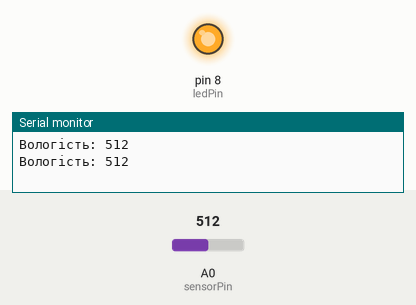
Recording of a sketch running on a simulated Arduino Uno, built with avr-gcc and run on an emulated ATmega328P. Shown: output pins drawn as LEDs (lit = HIGH), the last lines printed to the serial monitor. The inputs (shaded band) are chosen by the test bench; at power-on: A0 (sensorPin) = 512.

Above: at 1.8 s.
1.9 s: A0 (sensorPin) set to 989
3.4 s: A0 (sensorPin) set to 1009
At 4.3 s:
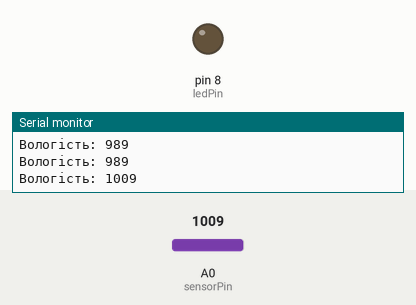
5.5 s: A0 (sensorPin) set to 900
At 7.0 s:
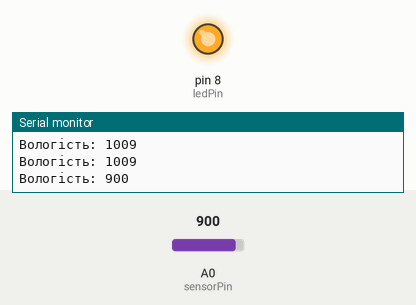
7.5 s: A0 (sensorPin) set to 1023
At 8.6 s:
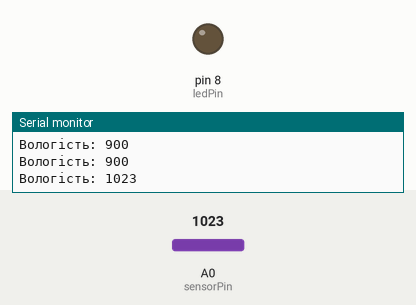
Timing chart, 0 to 10.5 s (numbered marks = the images above; inputs shaded):
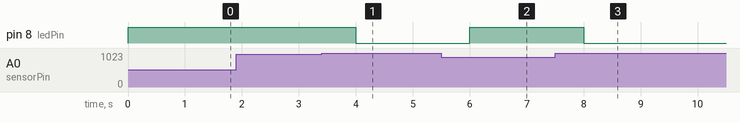

The sketch:

sketch_jun30a.ino
```cpp
int sensorPin = A0;
int sensorValue = 0;

int ledPin = 8;      // світлодіод на піні D8
int dryValue = 1000;  // поріг сухого ґрунту

void setup() {
  Serial.begin(9600);
  pinMode(ledPin, OUTPUT);
}

void loop() {
  sensorValue = analogRead(sensorPin);

  Serial.print("Вологість: ");
  Serial.println(sensorValue);

  // якщо ґрунт сухий
  if (sensorValue < dryValue) {
    digitalWrite(ledPin, HIGH); // увімкнути LED
  }
  else {
    digitalWrite(ledPin, LOW); // вимкнути LED
  }

  delay(1000);
}
```

Measured:
- the behaviour switches between 999 and 1000 on A0 (sensorPin) (found by bisection; images 0 and 1)
- after the input at 3.4 s, pin 8 (ledPin): HIGH → LOW after 0.60 s
- after the input at 5.5 s, pin 8 (ledPin): LOW → HIGH after 0.50 s
- after the input at 7.5 s, pin 8 (ledPin): HIGH → LOW after 0.50 s
